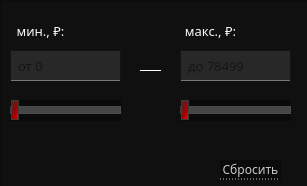
   <widget class="QWidget" name="price">
    <property name="geometry">
     <rect>
      <x>0</x>
      <y>0</y>
      <width>307</width>
      <height>186</height>
     </rect>
    </property>
    <property name="sizePolicy">
     <sizepolicy hsizetype="Preferred" vsizetype="Preferred">
      <horstretch>0</horstretch>
      <verstretch>0</verstretch>
     </sizepolicy>
    </property>
    <property name="maximumSize">
     <size>
      <width>16777215</width>
      <height>16777215</height>
     </size>
    </property>
    <property name="sizeIncrement">
     <size>
      <width>0</width>
      <height>0</height>
     </size>
    </property>
    <property name="baseSize">
     <size>
      <width>0</width>
      <height>200</height>
     </size>
    </property>
    <attribute name="icon">
     <iconset>
      <normaloff>../../images/down-arrow.png</normaloff>
      <normalon>../../images/down-arrow (1).png</normalon>
      <activeoff>../../images/down-arrow.png</activeoff>
      <activeon>../../images/down-arrow (1).png</activeon>
      <selectedoff>../../images/down-arrow.png</selectedoff>
      <selectedon>../../images/down-arrow (1).png</selectedon>../../images/down-arrow.png</iconset>
    </attribute>
    <attribute name="label">
     <string>Цена, ₽</string>
    </attribute>
    <widget class="QFrame" name="tbFrameVideo">
     <property name="geometry">
      <rect>
       <x>0</x>
       <y>0</y>
       <width>311</width>
       <height>191</height>
      </rect>
     </property>
     <property name="styleSheet">
      <string notr="true">QFrame{
	background-color: #101010;
}</string>
     </property>
     <property name="frameShape">
      <enum>QFrame::StyledPanel</enum>
     </property>
     <property name="frameShadow">
      <enum>QFrame::Raised</enum>
     </property>
     <widget class="QSlider" name="sliderPriceMin">
      <property name="geometry">
       <rect>
        <x>10</x>
        <y>100</y>
        <width>111</width>
        <height>21</height>
       </rect>
      </property>
      <property name="styleSheet">
       <string notr="true">QSlider{
	background-color: rgb(10, 10, 10);
}

QSlider::groove:horizontal {
border: 1px solid #bbb;
background: rgb(160,160,160);
height:6px;
}

QSlider::sub-page:horizontal {
border: 1px solid rgb(60,60,60);
background: qlineargradient(spread:pad, x1:0, y1:1, x2:1, y2:0, stop:0.125 rgba(66, 68, 68, 255), stop:0.426136 rgba(117, 19, 19, 255), stop:0.852273 rgba(255, 0, 0, 255));

color: rgb(144, 144, 144);
height: 6px;
}

QSlider::add-page:horizontal {
border: 1px solid rgb(75,75,75);
background: rgb(70,70,70);
}

QSlider::handle:horizontal {
border: 1px solid rgb(60,60,60);
background:qlineargradient(spread:pad, x1:1, y1:1, x2:0, y2:0.057, stop:0 rgba(255, 0, 0, 255), stop:0.398876 rgba(165, 0, 0, 255), stop:0.994318 rgba(46, 48, 49, 255));
width: 6px;
margin-top: -7px;
margin-bottom: -7px;
}

QSlider::handle:horizontal:hover {
border: 1px solid rgb(60,60,60);
background: qlineargradient(x1:0, y1:0, x2:1, y2:1,
    stop:0 rgb(105,105,105), stop:1 rgb(250,0,0));
width: 9px;
margin-top: -7px;
margin-bottom: -7px;
}


QSlider::sub-page:horizontal:disabled {
background: #bbb;
border-color: #999;
}

QSlider::add-page:horizontal:disabled {
background: #eee;
border-color: #999;
}

QSlider::handle:horizontal:disabled {
background: #eee;
border: 1px solid #aaa;
border-radius: 4px;
}</string>
      </property>
      <property name="value">
       <number>0</number>
      </property>
      <property name="tracking">
       <bool>true</bool>
      </property>
      <property name="orientation">
       <enum>Qt::Horizontal</enum>
      </property>
      <property name="invertedAppearance">
       <bool>false</bool>
      </property>
      <property name="invertedControls">
       <bool>false</bool>
      </property>
     </widget>
     <widget class="Line" name="line_2">
      <property name="geometry">
       <rect>
        <x>140</x>
        <y>70</y>
        <width>21</width>
        <height>19</height>
       </rect>
      </property>
      <property name="styleSheet">
       <string notr="true">border:0px;
border-top: 1px solid white;</string>
      </property>
      <property name="orientation">
       <enum>Qt::Horizontal</enum>
      </property>
     </widget>
     <widget class="QSlider" name="sliderPriceMax">
      <property name="geometry">
       <rect>
        <x>180</x>
        <y>100</y>
        <width>111</width>
        <height>21</height>
       </rect>
      </property>
      <property name="styleSheet">
       <string notr="true">QSlider{
	background-color: rgb(10, 10, 10);
}

QSlider::groove:horizontal {
border: 1px solid #bbb;
background: rgb(160,160,160);
height:6px;
}

QSlider::sub-page:horizontal {
border: 1px solid rgb(60,60,60);
background: qlineargradient(spread:pad, x1:0, y1:1, x2:1, y2:0, stop:0.125 rgba(66, 68, 68, 255), stop:0.426136 rgba(117, 19, 19, 255), stop:0.852273 rgba(255, 0, 0, 255));

color: rgb(144, 144, 144);
height: 6px;
}

QSlider::add-page:horizontal {
border: 1px solid rgb(75,75,75);
background: rgb(70,70,70);
}

QSlider::handle:horizontal {
border: 1px solid rgb(60,60,60);
background:qlineargradient(spread:pad, x1:1, y1:1, x2:0, y2:0.057, stop:0 rgba(255, 0, 0, 255), stop:0.398876 rgba(165, 0, 0, 255), stop:0.994318 rgba(46, 48, 49, 255));
width: 6px;
margin-top: -7px;
margin-bottom: -7px;
}

QSlider::handle:horizontal:hover {
border: 1px solid rgb(60,60,60);
background: qlineargradient(x1:0, y1:0, x2:1, y2:1,
    stop:0 rgb(105,105,105), stop:1 rgb(250,0,0));
width: 9px;
margin-top: -7px;
margin-bottom: -7px;
}


QSlider::sub-page:horizontal:disabled {
background: #bbb;
border-color: #999;
}

QSlider::add-page:horizontal:disabled {
background: #eee;
border-color: #999;
}

QSlider::handle:horizontal:disabled {
background: #eee;
border: 1px solid #aaa;
border-radius: 4px;
}</string>
      </property>
      <property name="value">
       <number>0</number>
      </property>
      <property name="orientation">
       <enum>Qt::Horizontal</enum>
      </property>
      <property name="invertedAppearance">
       <bool>false</bool>
      </property>
      <property name="invertedControls">
       <bool>false</bool>
      </property>
     </widget>
     <widget class="QPushButton" name="btnResetPrice">
      <property name="geometry">
       <rect>
        <x>220</x>
        <y>160</y>
        <width>61</width>
        <height>20</height>
       </rect>
      </property>
      <property name="font">
       <font>
        <family>Montserrat Medium</family>
        <pointsize>9</pointsize>
       </font>
      </property>
      <property name="styleSheet">
       <string notr="true">QPushButton
{
	background-color: rgb(10, 10, 10);
	color:  rgb(200,200, 200);
	border: 0px;
	border-bottom: 1px dotted rgb(200, 200, 200);
}

QPushButton::hover
{
	color: red;
	border-bottom: 1px dotted red;
}
</string>
      </property>
      <property name="text">
       <string>Сбросить</string>
      </property>
     </widget>
     <widget class="QLabel" name="lbMinPrice">
      <property name="geometry">
       <rect>
        <x>10</x>
        <y>20</y>
        <width>61</width>
        <height>21</height>
       </rect>
      </property>
      <property name="font">
       <font>
        <family>Montserrat Medium</family>
        <pointsize>10</pointsize>
        <weight>50</weight>
        <bold>false</bold>
       </font>
      </property>
      <property name="styleSheet">
       <string notr="true">	color: #fffafa;
	border: 0px;
</string>
      </property>
      <property name="text">
       <string>мин., ₽:</string>
      </property>
      <property name="alignment">
       <set>Qt::AlignCenter</set>
      </property>
     </widget>
     <widget class="QLabel" name="lbMaxPrice">
      <property name="geometry">
       <rect>
        <x>180</x>
        <y>20</y>
        <width>61</width>
        <height>21</height>
       </rect>
      </property>
      <property name="font">
       <font>
        <family>Montserrat Medium</family>
        <pointsize>10</pointsize>
        <weight>50</weight>
        <bold>false</bold>
       </font>
      </property>
      <property name="styleSheet">
       <string notr="true">	color: #fffafa;
	border: 0px;
</string>
      </property>
      <property name="text">
       <string>макс., ₽:</string>
      </property>
      <property name="alignment">
       <set>Qt::AlignCenter</set>
      </property>
     </widget>
     <widget class="QLineEdit" name="leMinPrice">
      <property name="geometry">
       <rect>
        <x>10</x>
        <y>50</y>
        <width>111</width>
        <height>31</height>
       </rect>
      </property>
      <property name="font">
       <font>
        <family>Montserrat Medium</family>
        <pointsize>10</pointsize>
       </font>
      </property>
      <property name="styleSheet">
       <string notr="true">QLineEdit{
	padding-left: 5px;
	border: 1px solid rgb(20,20,20);
	background-color: rgb(40,40,40);
	border-bottom: 1px solid  rgb(120,120,120);
	selection-background-color: rgb(105, 0, 0);
}

QLineEdit:hover{
	background-color: rgb(55,55,55);
	border-bottom: 1px solid  red;
}</string>
      </property>
      <property name="placeholderText">
       <string>от 0</string>
      </property>
     </widget>
     <widget class="QLineEdit" name="leMaxPrice">
      <property name="geometry">
       <rect>
        <x>180</x>
        <y>50</y>
        <width>111</width>
        <height>31</height>
       </rect>
      </property>
      <property name="font">
       <font>
        <family>Montserrat Medium</family>
        <pointsize>10</pointsize>
       </font>
      </property>
      <property name="styleSheet">
       <string notr="true">QLineEdit{
	padding-left: 5px;
	border: 1px solid rgb(20,20,20);
	background-color: rgb(40,40,40);
	border-bottom: 1px solid  rgb(120,120,120);
	selection-background-color: rgb(105, 0, 0);
}

QLineEdit:hover{
	background-color: rgb(55,55,55);
	border-bottom: 1px solid  red;
}</string>
      </property>
      <property name="placeholderText">
       <string>до 78499</string>
      </property>
     </widget>
    </widget>
   </widget>
